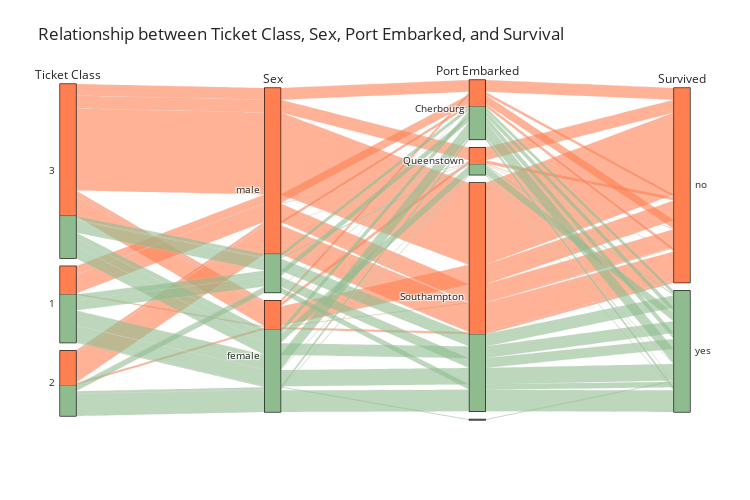

Here is the notebook cell this chart was saved with:
### Markdown cell above
# Relationship between Ticket Class, Sex, Port Embarked, and Survival

### Code cell
pclass_dim = go.parcats.Dimension(values = df.Pclass, label = "Ticket Class")

sex_dim = go.parcats.Dimension(values = df.Sex, label="Sex")

embarked_dim = go.parcats.Dimension(values = df.Embarked, label="Port Embarked",
                                   categoryarray = ['C', 'Q', 'S'], ticktext=['Cherbourg','Queenstown', 'Southampton'])

survived_dim = go.parcats.Dimension(values = df.Survived, label ='Survived',
                                   categoryarray = [0, 1], ticktext = ['no', 'yes'])

color = df.Survived
colorscale = [[0, 'Coral'], [1, 'DarkSeaGreen']]

fig = go.Figure(
    data = [go.Parcats(dimensions = [pclass_dim, sex_dim, embarked_dim, survived_dim],
            line = {'color': color, 'colorscale': colorscale},
            hoveron='color', hoverinfo='count+probability'
            )])


fig.update_layout(
    autosize=False,
    margin=dict(l=20, r=20, t=80, b=80),
    width=750, height=500, template="simple_white"
)

### Figure 1 — Plotly figure (JSON) as saved in the notebook; plotly's stock layout.template omitted (floating-point values rounded to 4 significant figures; data arrays with more than 128 entries replaced by an {"elided": "..."} marker saying what was removed)
{"data": [{"dimensions": [{"label": "Ticket Class", "values": {"elided": "891 int values"}}, {"label": "Sex", "values": {"elided": "891 str values"}}, {"categoryarray": ["C", "Q", "S"], "label": "Port Embarked", "ticktext": ["Cherbourg", "Queenstown", "Southampton"], "values": {"elided": "891 str values"}}, {"categoryarray": [0, 1], "label": "Survived", "ticktext": ["no", "yes"], "values": {"elided": "891 int values"}}], "hoverinfo": "count+probability", "hoveron": "color", "line": {"color": {"elided": "891 int values"}, "colorscale": [[0, "Coral"], [1, "DarkSeaGreen"]]}, "type": "parcats"}], "layout": {"autosize": false, "height": 500, "margin": {"b": 80, "l": 20, "r": 20, "t": 80}, "title": {"text": "Relationship between Ticket Class, Sex, Port Embarked, and Survival"}, "width": 750}}
